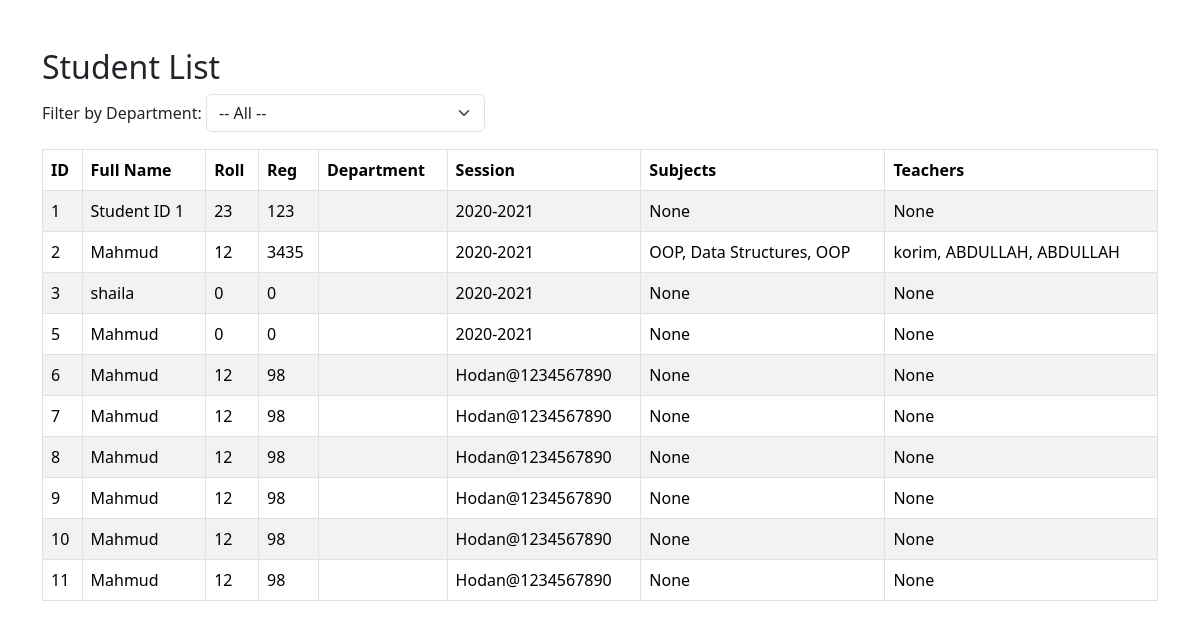
The page /task/student/ on the database as committed earlier.
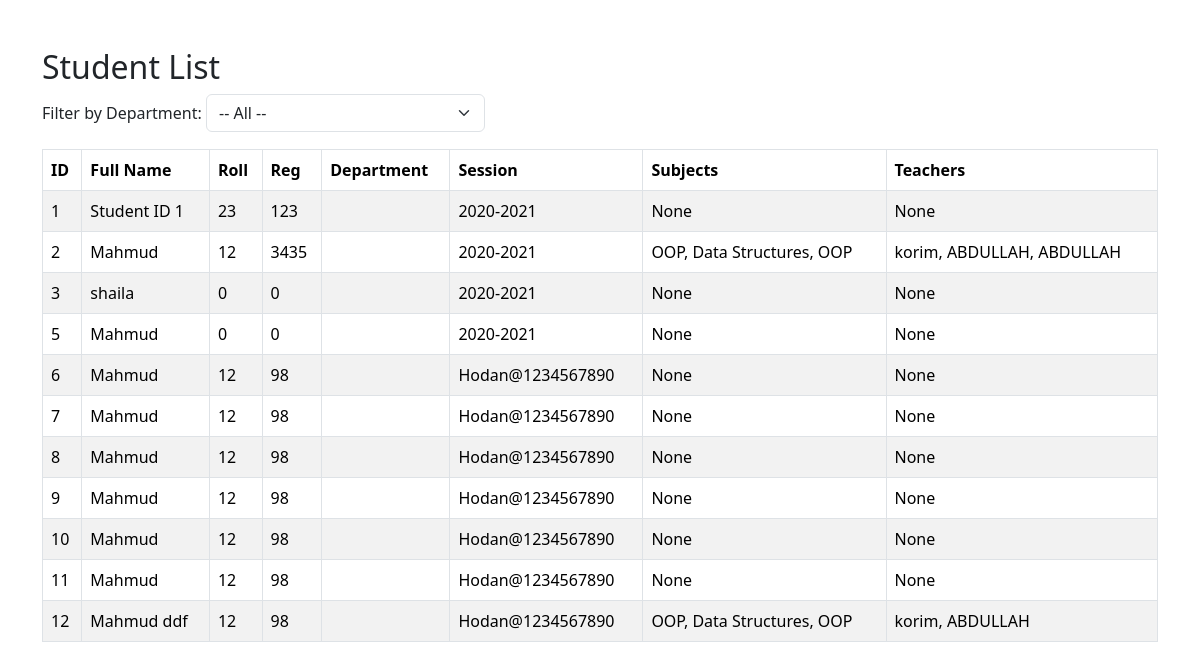
The same page on the database as committed later.
### app1/models/student_model.py (models this page shows, shortened)
class Student(models.Model):
    user=models.OneToOneField(User,on_delete=models.CASCADE,related_name="student",null=True)
    first_name=models.CharField(max_length=100,null=True)
    last_name=models.CharField(max_length=100,null=True)
    roll = models.IntegerField( null=True, blank=True,default=0000000)
    reg = models.IntegerField( null=True, blank=True,default=0000)
    new_department = models.ForeignKey(
        Department, on_delete=models.SET_NULL, null=True, blank=True
    )
    session = models.CharField(max_length=20, null=True, blank=True,default='2020-2021')
    subjects = models.ManyToManyField('Subject', related_name='students', blank=True)
    teaher = models.ManyToManyField('Teacher', related_name='students', blank=True)
    @property    #ekhon html e full_name likhle e full name ddekhabe,,,,alada alada first_name /last_name likha lagbe na
    def full_name(self):
        if self.first_name or self.last_name:
            return f"{self.first_name or ''} {self.last_name or ''}".strip()
        return f"Student ID {self.id}"

### app1/models/subjects_model.py (models this page shows, shortened)
class Subject(models.Model):
    name=models.CharField(max_length=100)
    student = models.ForeignKey('app1.Student', on_delete=models.CASCADE, related_name='studen_subjects',null=True)

### app1/models/teachers_model.py (models this page shows, shortened)
class Teacher(models.Model):
    user=models.OneToOneField(User,on_delete=models.CASCADE,related_name="teacher",null=True)
    name=models.CharField(null=True,max_length=20)
    slary=models.DecimalField(max_digits=10,decimal_places=2)
    subject =models.ManyToManyField(Subject,related_name="teacher_sub")
    department=models.ForeignKey(Department,on_delete=models.CASCADE, related_name="Teachers")

### app1/views/student_list_view.py (the view)
# urls.py: path('student/',student_list.as_view(),name="student_list"),
class student_list(ListView):
    model=Student
    template_name="student.html"
    context_object_name="students"
    def get_queryset(self):
        queryset = super().get_queryset()
        department_id = self.request.GET.get("department")
        if department_id:
            queryset = queryset.filter(new_department_id=department_id)
        return queryset
    def get_context_data(self, **kwargs):
        context = super().get_context_data(**kwargs)
        context["departments"] = Department.objects.all()
        return context

### templates/student.html (shortened to what this page needs)
<!DOCTYPE html>
<html lang="en">
<head>
    <link rel="stylesheet" href="https://cdn.jsdelivr.net/npm/bootstrap@5.3.2/dist/css/bootstrap.min.css">
</head>
<body>
<div class="container mt-5">
    <h2>Student List</h2>
    <form method="get" class="mb-3">
        <label for="dept" class="form-label">Filter by Department:</label>
        <select name="department" id="dept" class="form-select w-25 d-inline" onchange="this.form.submit()">
            <option value="">-- All --</option>
        </select>
    </form>
    <table class="table table-bordered table-striped mt-3">
        <thead>
            <tr>
                <th>ID</th>
                <th>Full Name</th>
                <th>Roll</th>
                <th>Reg</th>
                <th>Department</th>
                <th>Session</th>
                <th>Subjects</th>
                <th>Teachers</th>
            </tr>
        </thead>
        <tbody>
            {% for student in students %}
            <tr>
                <td>{{ student.id }}</td>
                <td>{{ student.full_name }}</td>
                <td>{{ student.roll }}</td>
                <td>{{ student.reg }}</td>
                <td>{{ student.new_department.name }}</td>
                <td>{{ student.session }}</td>
                <td>
                    {% for subject in student.subjects.all %}
                        {{ subject.name }}{% if not forloop.last %}, {% endif %}
                    {% empty %}
                        None
                    {% endfor %}
                </td>
                <td>
                    {% for teacher in student.teaher.all %}
                        {{ teacher.name }}{% if not forloop.last %}, {% endif %}
                    {% empty %}
                        None
                    {% endfor %}
                </td>
            </tr>
            {% empty %}
            <tr>
                <td colspan="8" class="text-center">No students found.</td>
            </tr>
            {% endfor %}
        </tbody>
    </table>
</div>
</body>
</html>

Rows that differ between the two databases and show on the page:
added Student: id "12", full_name "Mahmud ddf", roll "12", reg "98", session "Hodan@1234567890", Subject (name "OOP"), Subject (name "Data Structures"), Subject (name "OOP"), Teacher (name "korim"), Teacher (name "ABDULLAH")
